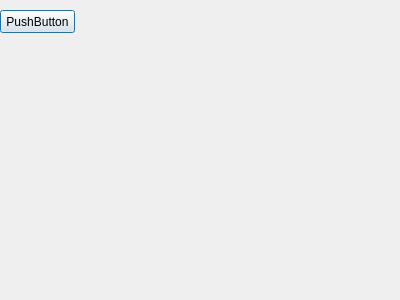
<?xml version="1.0" encoding="UTF-8"?>
<ui version="4.0">
 <class>Dialog</class>
 <widget class="QDialog" name="Dialog">
  <property name="geometry">
   <rect>
    <x>0</x>
    <y>0</y>
    <width>400</width>
    <height>300</height>
   </rect>
  </property>
  <property name="windowTitle">
   <string>win002</string>
  </property>
  <widget class="QPushButton" name="pushButton">
   <property name="geometry">
    <rect>
     <x>0</x>
     <y>10</y>
     <width>75</width>
     <height>23</height>
    </rect>
   </property>
   <property name="text">
    <string>PushButton</string>
   </property>
  </widget>
 </widget>
 <resources/>
 <connections/>
</ui>
